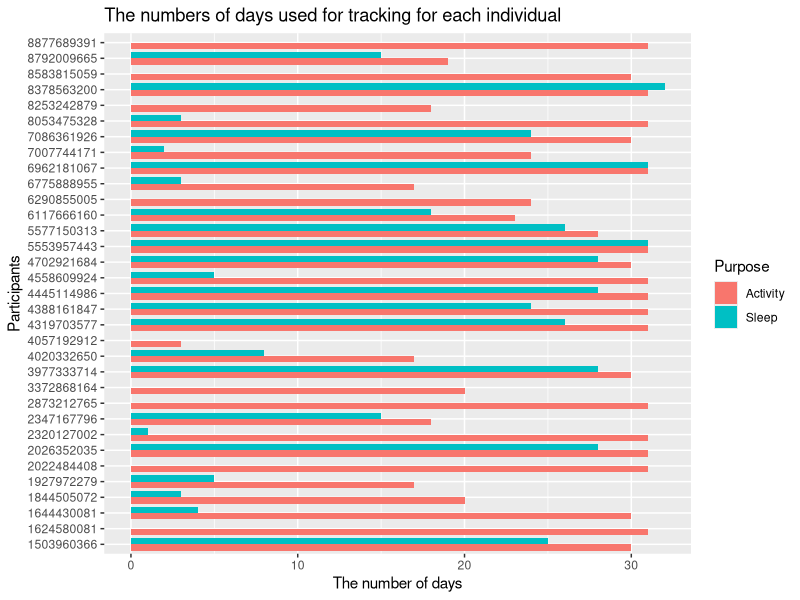
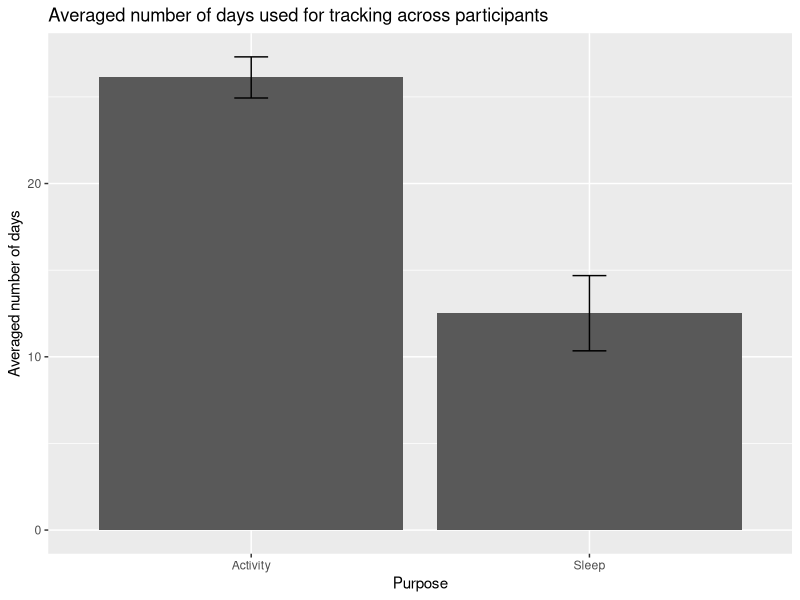
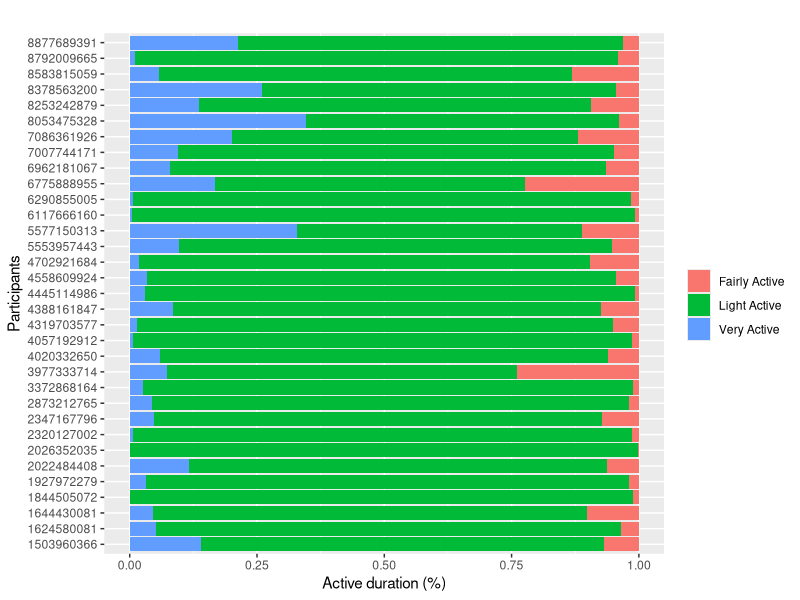
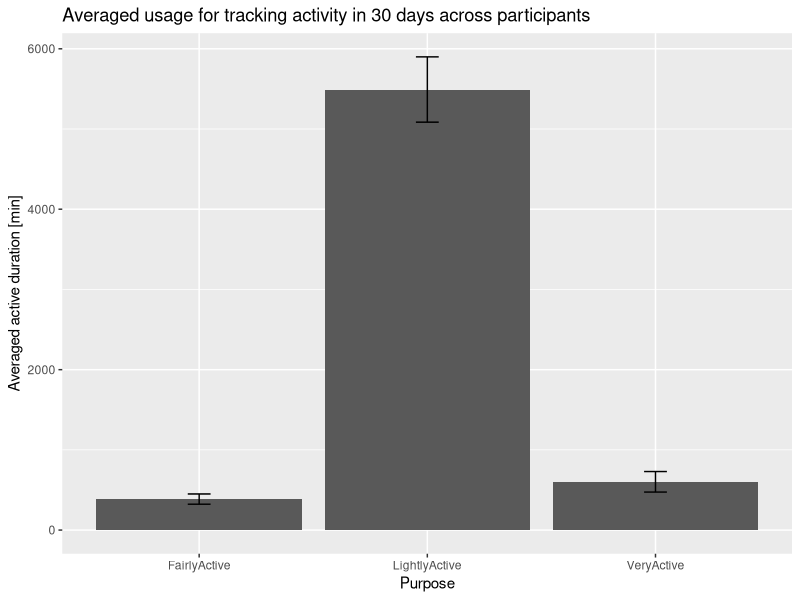

Write the R code that produced these figures, in order.
## ---- chunk 1
install.packages("tidyverse", repos="http://cran.us.r-project.org")
library(tidyverse)
## ---- chunk 2
activity_data = read_csv("Fitabase_Data_4_12_16-5_12_16/numOfDaysForActivityTrack.csv")
sleep_data = read_csv("Fitabase_Data_4_12_16-5_12_16/numOfDaysForSleepTrack.csv")
data_merged = merge(x = activity_data, y = sleep_data, by = "ID", all = TRUE)
data_merged = mutate(data_merged, char_ID = as.character(data_merged$ID))
data_merged[is.na(data_merged)] <- 0
head(data_merged)
## ---- chunk 3
long_data = data.frame(Participant =  c(data_merged$char_ID, data_merged$char_ID), Purpose = rep(c('Activity', 'Sleep'), each = length(data_merged$ID)), NumOfDays = c(data_merged$NumOfActiveDays, data_merged$NumOfSleepDays))
head(long_data)
## ---- chunk 4
sum_data = data.frame(Purpose = c("Activity","Sleep"), Average = c(mean(data_merged$NumOfActiveDays), mean(data_merged$NumOfSleepDays)), SE = c(sd(data_merged$NumOfActiveDays)/sqrt(length(data_merged$ID)), sd(data_merged$NumOfSleepDays)/sqrt(length(data_merged$ID))))
sum_data
## ---- chunk 5
ggplot(long_data, aes(y = Participant, x = NumOfDays, fill=Purpose)) + 
  geom_bar(position = 'dodge', stat = "identity", width = 0.8) +
  labs(title="The numbers of days used for tracking for each individual", y = "Participants", x = "The number of days") 
## ---- chunk 6
ggplot(sum_data, aes(x=Purpose, y=Average)) + 
  geom_bar(stat="identity", position=position_dodge()) + 
  geom_errorbar(aes(ymin=Average-SE, ymax=Average+SE), width=.1, position=position_dodge(.9)) +
  labs(title="Averaged number of days used for tracking across participants", x="Purpose", y="Averaged number of days")
## ---- chunk 7
t.test(data_merged$NumOfActiveDays, data_merged$NumOfSleepDays, paired=TRUE)
## ---- chunk 8
#r = cor(data_merged$NumOfActiveDays, data_merged$NumOfSleepDays)
#ggplot(data_merged, mapping=aes(x=NumOfActiveDays, y=NumOfSleepDays)) + geom_point() +
#  geom_smooth(method="lm") + 
#  labs(title="Association between the numbers of days used for tracking activity and sleep", x="The number of days #(Activity)", y = "The number of days (Sleep)") +
#  annotate(geom = "text", x = 4, y = 31, label=sprintf("R = %.2f", r))
## ---- chunk 9
activity_merged = read_csv("Fitabase_Data_4_12_16-5_12_16/activityLogPercentage.csv")
head(activity_merged)
## ---- chunk 10
activity_wide = summarize(activity_merged, ID, LightlyActivePerc, FairlyActivePerc, VeryActivePerc)
activity_long = gather(activity_wide, Activity, Percentage, -ID)
activity_long = mutate(activity_long, char_ID = as.character(activity_long$ID))
head(activity_long)
## ---- chunk 11
ggplot(activity_long, aes(y = char_ID, x = Percentage, fill=Activity)) + 
  geom_col(position="fill", stat="identity") +
  #theme(axis.text.x = element_text(angle=90)) + 
  labs(title = "", y = "Participants", x = "Active duration (%)") +
  scale_fill_discrete("", labels = c('Fairly Active', 'Light Active', 'Very Active'))
  #scale_fill_manual("", values = c('FairlyActivePerc'='blue', 'LightlyActivePerc'='red', 'VeryActivePerc'='green'), labels = c('Fairly Active', 'Light Active', 'Very Active'))
## ---- chunk 12
activity_sum = data.frame(Purpose = c("LightlyActive","FairlyActive", "VeryActive"), Average = c(mean(activity_merged$LightlyActiveMinutesTotal), mean(activity_merged$FairlyActiveMinutesTotal), mean(activity_merged$VeryActiveMinutesTotal)), SE = c(sd(activity_merged$LightlyActiveMinutesTotal)/sqrt(length(activity_merged$ID)), sd(activity_merged$FairlyActiveMinutesTotal)/sqrt(length(activity_merged$ID)), sd(activity_merged$VeryActiveMinutesTotal)/sqrt(length(activity_merged$ID))))
activity_sum
## ---- chunk 13
ggplot(activity_sum, aes(x=Purpose, y=Average)) + 
  geom_bar(stat="identity", position=position_dodge()) + 
  geom_errorbar(aes(ymin=Average-SE, ymax=Average+SE), width=.1, position=position_dodge(.9)) +
  labs(title="Averaged usage for tracking activity in 30 days across participants", x="Purpose", y="Averaged active duration [min]")
## ---- chunk 14
active_min_wide = summarize(activity_merged, ID, LightlyActiveMinutesTotal, FairlyActiveMinutesTotal, VeryActiveMinutesTotal)
active_min_long = gather(active_min_wide, Activity, Duration, -ID)
active_min_long = mutate(active_min_long, char_ID = as.character(active_min_long$ID))
head(active_min_long)
## ---- chunk 15
one.way <- aov(Duration ~ Activity, data = active_min_long)
summary(one.way)
